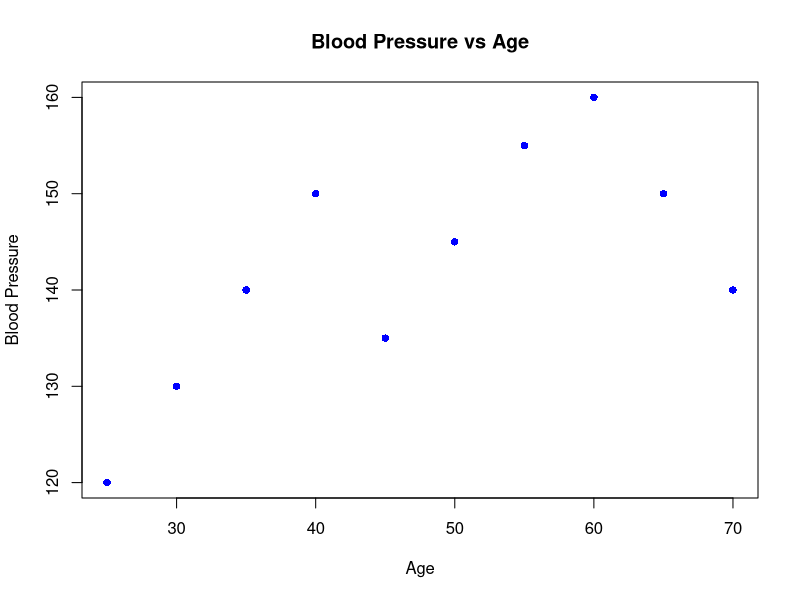
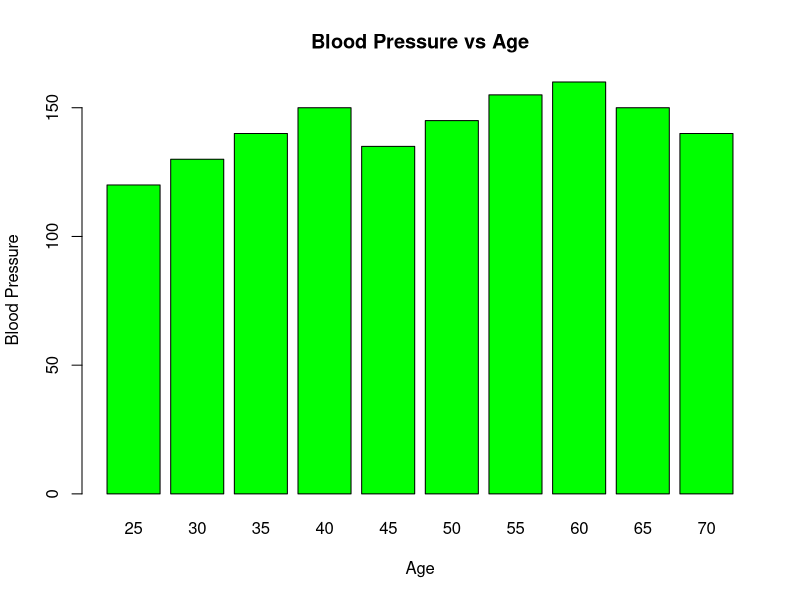

The R script that drew these images, in order:
data <- data.frame(
  Age = c(25, 30, 35, 40, 45, 50, 55, 60, 65, 70),
  BloodPressure = c(120, 130, 140, 150, 135, 145, 155, 160, 150, 140)
)
plot(data$Age, data$BloodPressure, main = "Blood Pressure vs Age", xlab = "Age", ylab = "Blood Pressure", pch = 16, col = "blue")
barplot(data$BloodPressure, names.arg = data$Age, main = "Blood Pressure vs Age", xlab = "Age", ylab = "Blood Pressure", col = "green", border = "black")
